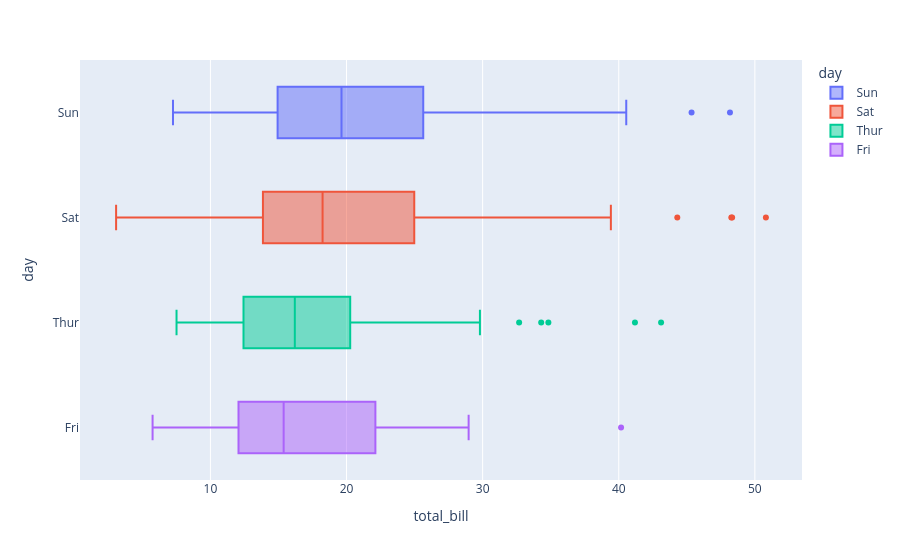

The code cell stored with this chart in its notebook:
### Code cell
import plotly.express as px

fig = px.box(df, 
                 x='total_bill', 
                 y='day', 
                 color='day',      # different colors
                 )     
fig.show()

### Figure 1 — Plotly figure (JSON) as saved in the notebook; plotly's stock layout.template omitted (floating-point values rounded to 4 significant figures)
{"data": [{"alignmentgroup": "True", "hovertemplate": "day=%{y}<br>total_bill=%{x}<extra></extra>", "legendgroup": "Sun", "marker": {"color": "#636efa"}, "name": "Sun", "notched": false, "offsetgroup": "Sun", "orientation": "h", "showlegend": true, "type": "box", "x": [16.99, 10.34, 21.01, 23.68, 24.59, 25.29, 8.77, 26.88, 15.04, 14.78, 10.27, 35.26, 15.42, 18.43, 14.83, 21.58, 10.33, 16.29, 16.97, 17.46, 13.94, 9.68, 30.4, 18.29, 22.23, 32.4, 28.55, 18.04, 12.54, 10.29, 34.81, 9.94, 25.56, 19.49, 38.07, 23.95, 25.71, 17.31, 29.93, 14.07, 13.13, 17.26, 24.55, 19.77, 29.85, 48.17, 25.0, 13.39, 16.49, 21.5, 12.66, 16.21, 13.81, 17.51, 24.52, 20.76, 31.71, 7.25, 31.85, 16.82, 32.9, 17.89, 14.48, 9.6, 34.63, 34.65, 23.33, 45.35, 23.17, 40.55, 20.69, 20.9, 30.46, 18.15, 23.1, 15.69], "x0": " ", "xaxis": "x", "y": ["Sun", "Sun", "Sun", "Sun", "Sun", "Sun", "Sun", "Sun", "Sun", "Sun", "Sun", "Sun", "Sun", "Sun", "Sun", "Sun", "Sun", "Sun", "Sun", "Sun", "Sun", "Sun", "Sun", "Sun", "Sun", "Sun", "Sun", "Sun", "Sun", "Sun", "Sun", "Sun", "Sun", "Sun", "Sun", "Sun", "Sun", "Sun", "Sun", "Sun", "Sun", "Sun", "Sun", "Sun", "Sun", "Sun", "Sun", "Sun", "Sun", "Sun", "Sun", "Sun", "Sun", "Sun", "Sun", "Sun", "Sun", "Sun", "Sun", "Sun", "Sun", "Sun", "Sun", "Sun", "Sun", "Sun", "Sun", "Sun", "Sun", "Sun", "Sun", "Sun", "Sun", "Sun", "Sun", "Sun"], "y0": " ", "yaxis": "y"}, {"alignmentgroup": "True", "hovertemplate": "day=%{y}<br>total_bill=%{x}<extra></extra>", "legendgroup": "Sat", "marker": {"color": "#EF553B"}, "name": "Sat", "notched": false, "offsetgroup": "Sat", "orientation": "h", "showlegend": true, "type": "box", "x": [20.65, 17.92, 20.29, 15.77, 39.42, 19.82, 17.81, 13.37, 12.69, 21.7, 19.65, 9.55, 18.35, 15.06, 20.69, 17.78, 24.06, 16.31, 16.93, 18.69, 31.27, 16.04, 38.01, 26.41, 11.24, 48.27, 20.29, 13.81, 11.02, 18.29, 17.59, 20.08, 16.45, 3.07, 20.23, 15.01, 12.02, 17.07, 26.86, 25.28, 14.73, 10.51, 17.92, 44.3, 22.42, 20.92, 15.36, 20.49, 25.21, 18.24, 14.31, 14.0, 7.25, 10.59, 10.63, 50.81, 15.81, 26.59, 38.73, 24.27, 12.76, 30.06, 25.89, 48.33, 13.27, 28.17, 12.9, 28.15, 11.59, 7.74, 30.14, 20.45, 13.28, 22.12, 24.01, 15.69, 11.61, 10.77, 15.53, 10.07, 12.6, 32.83, 35.83, 29.03, 27.18, 22.67, 17.82], "x0": " ", "xaxis": "x", "y": ["Sat", "Sat", "Sat", "Sat", "Sat", "Sat", "Sat", "Sat", "Sat", "Sat", "Sat", "Sat", "Sat", "Sat", "Sat", "Sat", "Sat", "Sat", "Sat", "Sat", "Sat", "Sat", "Sat", "Sat", "Sat", "Sat", "Sat", "Sat", "Sat", "Sat", "Sat", "Sat", "Sat", "Sat", "Sat", "Sat", "Sat", "Sat", "Sat", "Sat", "Sat", "Sat", "Sat", "Sat", "Sat", "Sat", "Sat", "Sat", "Sat", "Sat", "Sat", "Sat", "Sat", "Sat", "Sat", "Sat", "Sat", "Sat", "Sat", "Sat", "Sat", "Sat", "Sat", "Sat", "Sat", "Sat", "Sat", "Sat", "Sat", "Sat", "Sat", "Sat", "Sat", "Sat", "Sat", "Sat", "Sat", "Sat", "Sat", "Sat", "Sat", "Sat", "Sat", "Sat", "Sat", "Sat", "Sat"], "y0": " ", "yaxis": "y"}, {"alignmentgroup": "True", "hovertemplate": "day=%{y}<br>total_bill=%{x}<extra></extra>", "legendgroup": "Thur", "marker": {"color": "#00cc96"}, "name": "Thur", "notched": false, "offsetgroup": "Thur", "orientation": "h", "showlegend": true, "type": "box", "x": [27.2, 22.76, 17.29, 19.44, 16.66, 10.07, 32.68, 15.98, 34.83, 13.03, 18.28, 24.71, 21.16, 10.65, 12.43, 24.08, 11.69, 13.42, 14.26, 15.95, 12.48, 29.8, 8.52, 14.52, 11.38, 22.82, 19.08, 20.27, 11.17, 12.26, 18.26, 8.51, 10.33, 14.15, 16.0, 13.16, 17.47, 34.3, 41.19, 27.05, 16.43, 8.35, 18.64, 11.87, 9.78, 7.51, 19.81, 28.44, 15.48, 16.58, 7.56, 10.34, 43.11, 13.0, 13.51, 18.71, 12.74, 13.0, 16.4, 20.53, 16.47, 18.78], "x0": " ", "xaxis": "x", "y": ["Thur", "Thur", "Thur", "Thur", "Thur", "Thur", "Thur", "Thur", "Thur", "Thur", "Thur", "Thur", "Thur", "Thur", "Thur", "Thur", "Thur", "Thur", "Thur", "Thur", "Thur", "Thur", "Thur", "Thur", "Thur", "Thur", "Thur", "Thur", "Thur", "Thur", "Thur", "Thur", "Thur", "Thur", "Thur", "Thur", "Thur", "Thur", "Thur", "Thur", "Thur", "Thur", "Thur", "Thur", "Thur", "Thur", "Thur", "Thur", "Thur", "Thur", "Thur", "Thur", "Thur", "Thur", "Thur", "Thur", "Thur", "Thur", "Thur", "Thur", "Thur", "Thur"], "y0": " ", "yaxis": "y"}, {"alignmentgroup": "True", "hovertemplate": "day=%{y}<br>total_bill=%{x}<extra></extra>", "legendgroup": "Fri", "marker": {"color": "#ab63fa"}, "name": "Fri", "notched": false, "offsetgroup": "Fri", "orientation": "h", "showlegend": true, "type": "box", "x": [28.97, 22.49, 5.75, 16.32, 22.75, 40.17, 27.28, 12.03, 21.01, 12.46, 11.35, 15.38, 12.16, 13.42, 8.58, 15.98, 13.42, 16.27, 10.09], "x0": " ", "xaxis": "x", "y": ["Fri", "Fri", "Fri", "Fri", "Fri", "Fri", "Fri", "Fri", "Fri", "Fri", "Fri", "Fri", "Fri", "Fri", "Fri", "Fri", "Fri", "Fri", "Fri"], "y0": " ", "yaxis": "y"}], "layout": {"boxmode": "overlay", "legend": {"title": {"text": "day"}, "tracegroupgap": 0}, "margin": {"t": 60}, "xaxis": {"anchor": "y", "domain": [0, 1], "title": {"text": "total_bill"}}, "yaxis": {"anchor": "x", "categoryarray": ["Fri", "Thur", "Sat", "Sun"], "categoryorder": "array", "domain": [0, 1], "title": {"text": "day"}}}}
